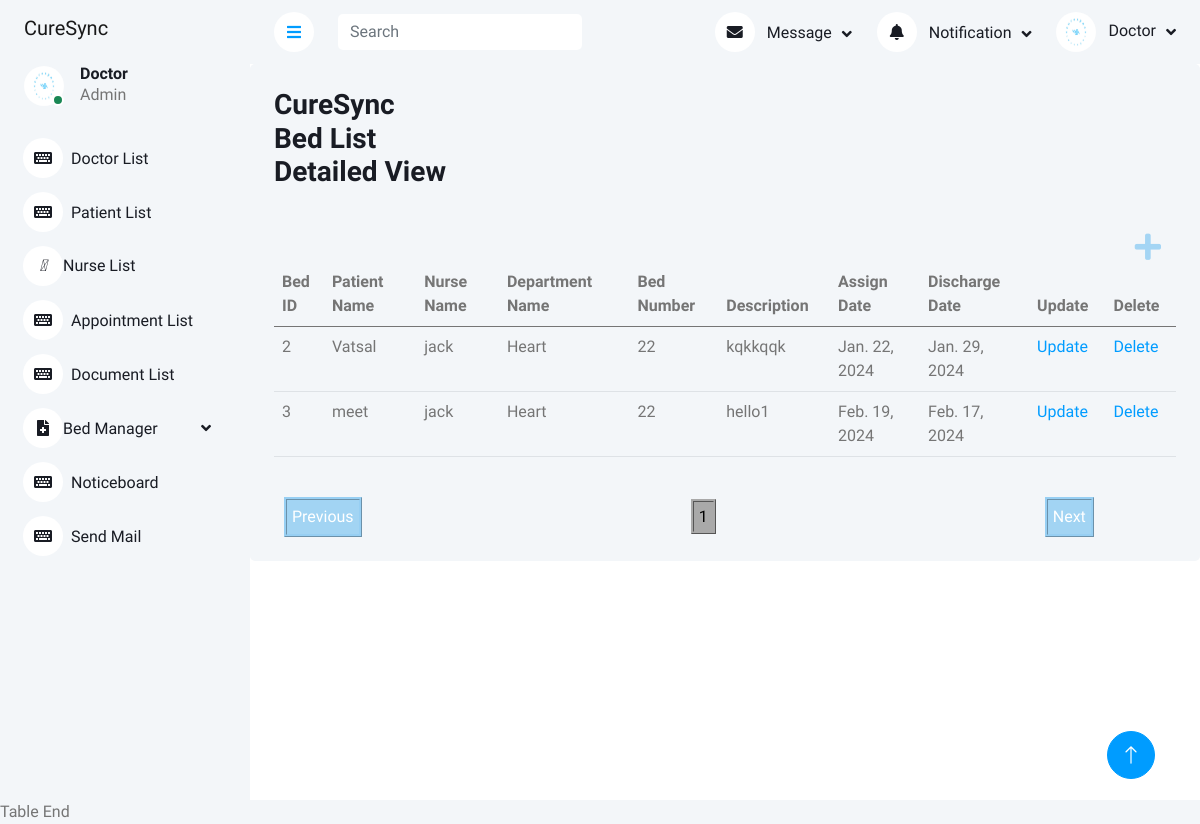
Screenshot of /bedassignlist/ with the database file from the repository.
### app1/models.py (models this page shows, shortened)
class Bed(models.Model):
    patient=models.ForeignKey(Patient,on_delete=models.PROTECT)
    nurse=models.ForeignKey(Nurses,on_delete=models.PROTECT)
    department=models.ForeignKey(Department,on_delete=models.PROTECT)
    number=models.PositiveBigIntegerField()
    description=models.CharField(max_length=150)
    date1=models.DateField()
    date2=models.DateField()

class Patient(models.Model):
    GENDER_CHOICES = [
        ('M', 'Male'),
        ('F', 'Female'),
        ('O', 'Other'),
    ]
    name=models.CharField(max_length=50)
    gender = models.CharField(max_length=1, choices=GENDER_CHOICES)
    department=models.ForeignKey(Department,on_delete=models.PROTECT)
    mobile=models.PositiveBigIntegerField()
    address=models.CharField(max_length=50)
    image=models.ImageField(upload_to = 'media/reportimages')
    mailid =models.CharField(max_length=50)
    def __str__(self):
        return self.name

class Nurses(models.Model):
    GENDER_CHOICES = [
        ('M', 'Male'),
        ('F', 'Female'),
        ('O', 'Other'),
    ]
    name=models.CharField(max_length=50)
    gender = models.CharField(max_length=1, choices=GENDER_CHOICES)
    department = models.ForeignKey(Department,on_delete=models.PROTECT)
    mobile=models.PositiveBigIntegerField()
    def __str__(self):
        return self.name

class Department(models.Model):
    name=models.CharField(max_length=50)
    def __str__(self):
        return self.name

### app1/views.py (the view)
# urls.py: path('bedassignlist/',views.bedassignlist,name='bedassignlist'),
def bedassignlist(request):
    bed=Bed.objects.all()
    bed = {'bed':bed}
    return render(request,'bedassignlist.html',bed)

### template/bedassignlist.html
{%extends 'admindoctor12.html'%}
{%block content %}
<div class="col-12">
    <div class="bg-light rounded h-100 p-4">
        <h3><section class="animation">
            <div class="first"><div>CureSync</div></div>
            <div class="second"><div>Bed List</div></div>
            <div class="third"><div>Detailed  View</div></div>
            <br>
          </section></h3>
        <h2><p  class= "select plus-btn" >
            <a class="button1 plus-plus"type="button" href="{% url 'bedassign' %}"><i class="fa fa-plus" ></i></a>
        </p></h2>
        <div class="table-responsive" style="margin-top: -50px;">
            <table id="example" class="table"style="margin-top: 30px;">
                <thead>
                  <tr>
                      <th>Bed ID</th>
                      <th>Patient Name</th>
                      <th>Nurse Name</th>
                      <th>Department Name</th>
                      <th>Bed Number</th>
                      <th>Description</th>
                      <th>Assign Date</th>
                      <th>Discharge Date</th>
                      <th>Update</th>
                      <th>Delete</th>
                    </tr>
                </thead>
                <tbody>
                  {% for i in bed %}
                  <tr>
                      <td>{{i.id}}</td>
                      <td>{{i.patient}}</td>
                      <td>{{i.nurse}}</td>
                      <td>{{i.department}}</td>
                      <td>{{i.number}}</td>
                      <td>{{i.description}}</td>
                      <td>{{i.date1}}</td>
                      <td>{{i.date2}}</td>
                      <td class="select"><a class="button" href="{% url 'editbedlist' i.id %}" onclick="return confirm('Are   you really want to Update ')" class="btn btn-warning">Update</a></td>
                      <td class="select"><a class="button" href="{% url 'deletebedassign' i.id %}" onclick="return confirm('Are   you really want to delete ')" class="btn btn-danger">Delete</a></td>
                  </tr>
                  {% endfor i in bed %}
              </tbody>
              </table>
        </div>
    </div>
</div>
</div>
</div>
Table End
{% endblock %}

### static/css/style.css (style rules this page uses)
:root { --primary:#009CFF ; --light: #F3F6F9; --dark: #191C24; }
.plus-btn { display: flex; align-items: center; justify-content: end; margin-right: 15px; }
.plus-plus { color: rgba(150, 207, 243, 0.859); font-size:30px; }

### rows the page displays
Bed: id "2", patient "Vatsal", nurse "jack", department "Heart", number "22", description "kqkkqqk", date1 "Jan. 22, 2024", date2 "Jan. 29, 2024"
Bed: id "3", patient "meet", nurse "jack", department "Heart", number "22", description "hello1", date1 "Feb. 19, 2024", date2 "Feb. 17, 2024"
